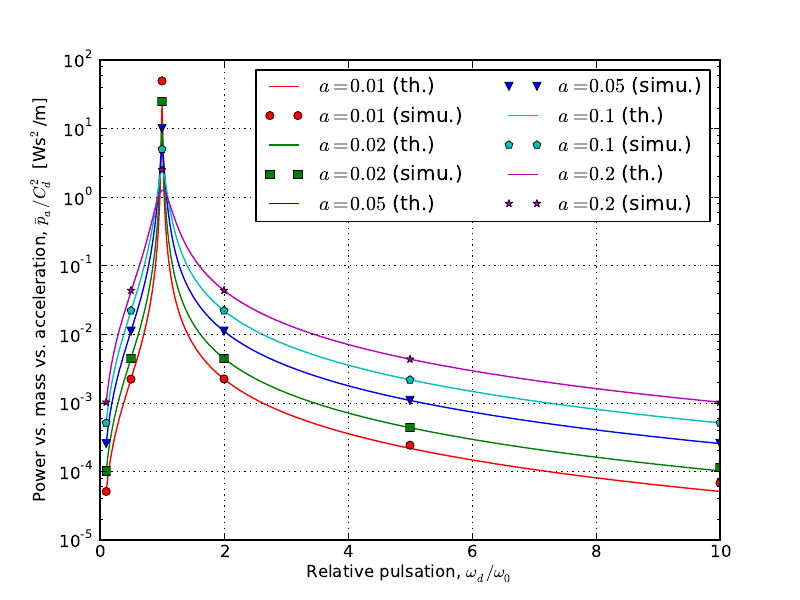

This chart was generated by the following Python code:
import numpy as np
import matplotlib.pyplot as plt  
from scipy import integrate, misc, fftpack
from oscillators.oscillators import Oscillator, SSLO

# Inputs 

omega0 = 1.
a = np.array([0.01, 0.02, 0.05, 0.1, 0.2]) # damping / mass
#a = [1.]
omegad_sim = np.array([.1, .5, 1., 2., 5., 10.]) # drive pulsation
omegad_th = np.linspace(0.1, 10., 1000)
ep = lambda x: .5 * omega0**2 * x**2

colors = ["r", "g", "b", "c", "m", "k"]
markers = ["o", "s", "v", "p", "*", "^"]

fig = plt.figure(0)
plt.clf()

for i in xrange(len(a)):
  sslo = SSLO(a = a[i], omega0 = omega0)
  #p_th = .5 * a[i]  * omegad_th**2 / ( a[i]**2 * omegad_th*2 + (omega0**2 - omegad_th**2 )**2 )
  p_th = sslo.pa(Ad = omegad_th**-2, omegad = omegad_th )
  plt.plot(omegad_th, p_th, "-" + colors[i], label = "$a = {0}$ (th.)".format(a[i]))
  p_sim = np.zeros_like(omegad_sim)
  
  for j in xrange(len(p_sim)):
    Td = 2. * np.pi / omegad_sim[j]
    time = np.linspace(0. ,200. *Td ,4096)
    def ddotxd(t):  return np.sin(omegad_sim[j] * t) 
    o = Oscillator(
      a = a[i],
      ep = ep,
      ddotxd = ddotxd,
      time = time,
      x_start = np.array([0., 0.]))
    o.solve()
    
    p_sim[j] = o.average_power(start_time = .75 * time.max())
  plt.plot(omegad_sim, p_sim, markers[i]+ colors[i], label = "$a = {0}$ (simu.)".format(a[i]))
  
plt.xlabel("Relative pulsation, $\omega_d / \omega_0$")
plt.yscale("log")
#plt.xscale("log")
plt.ylabel(r"Power vs. mass vs. acceleration, $\bar p_a / C_d^2$ [Ws$^2$/m]")
plt.legend(ncol =2)
plt.grid()
#plt.show()
plt.savefig("linear_oscillator_power.pdf")


